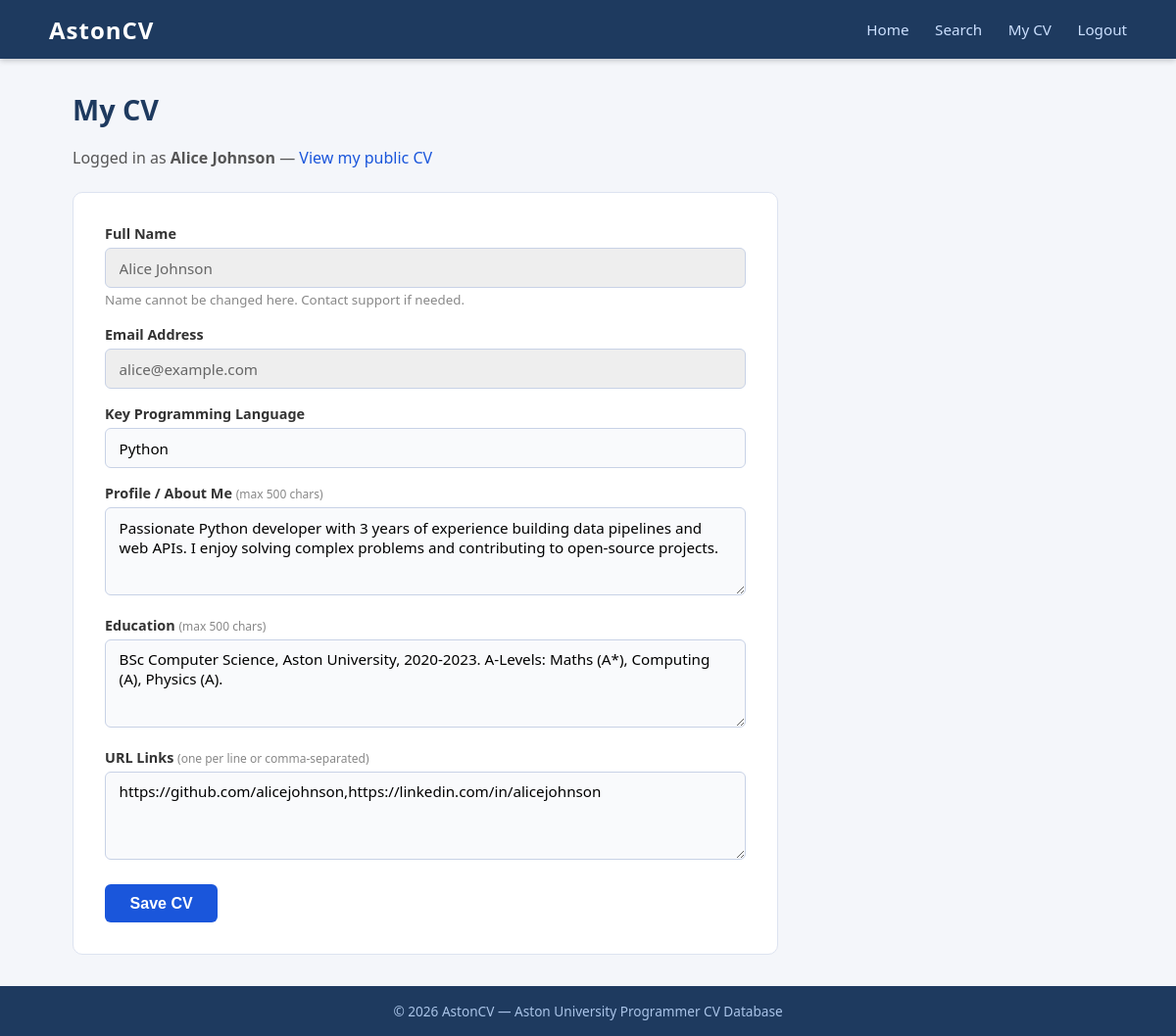
Screenshot of /update_cv.php (signed in) with the database file from the repository.
### tables this page shows
CREATE TABLE `cvs` (
  `id`             bigint(20) UNSIGNED NOT NULL,
  `name`           varchar(100) NOT NULL,
  `email`          varchar(100) NOT NULL,
  `password`       varchar(255) NOT NULL,
  `keyprogramming` varchar(255) DEFAULT NULL,
  `profile`        varchar(500) DEFAULT NULL,
  `education`      varchar(500) DEFAULT NULL,
  `URLlinks`       varchar(500) DEFAULT NULL
);

### includes/auth.php (called while the page is built, shortened)
<?php
function e($string) {
    return htmlspecialchars($string ?? '', ENT_QUOTES, 'UTF-8');
}

### update_cv.php (the view, shortened to what this page needs)
<?php
require_once 'includes/db.php';
require_once 'includes/auth.php';
$userId  = $_SESSION['user_id'];
$stmt = $pdo->prepare("SELECT * FROM cvs WHERE id = ?");
$stmt->execute([$userId]);
$cv = $stmt->fetch();
require_once 'includes/header.php';
?>
<h1>My CV</h1>
<p style="color:#555; margin-bottom:1.5rem;">
    Logged in as <strong><?= e($_SESSION['user_name']) ?></strong> &mdash;
    <a href="view_cv.php?id=<?= (int)$userId ?>">View my public CV</a>
</p>
<div class="form-card wide">
    <form method="POST" action="update_cv.php" novalidate>
        <label>Full Name</label>
        <input type="text" value="<?= e($cv['name']) ?>" disabled style="background:#eee; color:#666;">
        <small style="color:#888;">Name cannot be changed here. Contact support if needed.</small>
        <label>Email Address</label>
        <input type="text" value="<?= e($cv['email']) ?>" disabled style="background:#eee; color:#666;">
        <label for="keyprogramming">Key Programming Language</label>
        <input type="text" id="keyprogramming" name="keyprogramming" maxlength="255"
               placeholder="e.g. Python, JavaScript, Java"
               value="<?= e($cv['keyprogramming'] ?? '') ?>">
        <label for="profile">Profile / About Me <small style="font-weight:normal;color:#888;">(max 500 chars)</small></label>
        <textarea id="profile" name="profile" maxlength="500"
                  placeholder="A short paragraph about yourself and your skills..."><?= e($cv['profile'] ?? '') ?></textarea>
        <label for="education">Education <small style="font-weight:normal;color:#888;">(max 500 chars)</small></label>
        <textarea id="education" name="education" maxlength="500"
                  placeholder="e.g. BSc Computer Science, Aston University, 2022-2025"><?= e($cv['education'] ?? '') ?></textarea>
        <label for="URLlinks">URL Links <small style="font-weight:normal;color:#888;">(one per line or comma-separated)</small></label>
        <textarea id="URLlinks" name="URLlinks" maxlength="500"
                  placeholder="https://github.com/yourname&#10;https://linkedin.com/in/yourname"><?= e($cv['URLlinks'] ?? '') ?></textarea>
        <button type="submit" class="btn">Save CV</button>
    </form>
</div>
<?php require_once 'includes/footer.php'; ?>

### css/style.css (style rules this page uses)
*, *::before, *::after { box-sizing: border-box; margin: 0; padding: 0; }
body { font-family: 'Segoe UI', Arial, sans-serif; font-size: 16px; background: #f4f6fa; color: #222; min-height: 100vh; display: flex; flex-direction: column; }
a { color: #1a56db; text-decoration: none; }
h1 { font-size: 1.8rem; margin-bottom: 1.2rem; color: #1e3a5f; }
.form-card { background: #fff; border: 1px solid #dde3f0; border-radius: 10px; padding: 2rem; max-width: 520px; }
.form-card.wide { max-width: 720px; }
label { display: block; font-size: 0.9rem; font-weight: 600; color: #333; margin-bottom: 0.3rem; margin-top: 1rem; }
label:first-of-type { margin-top: 0; }
input[type="text"], input[type="email"], input[type="password"], textarea { width: 100%; padding: 0.6rem 0.85rem; border: 1px solid #c8d2e6; border-radius: 6px; font-size: 0.95rem; font-family: inherit; background: #f9fafc; transition: border-color 0.2s; }
textarea { resize: vertical; min-height: 90px; }
.btn { display: inline-block; background: #1a56db; color: #fff; padding: 0.65rem 1.6rem; border: none; border-radius: 6px; font-size: 1rem; font-weight: 600; cursor: pointer; margin-top: 1.3rem; transition: background 0.2s; }

### rows the page displays
cvs: name "Alice Johnson", email "alice@example.com", keyprogramming "Python", profile "Passionate Python developer with 3 years of experience building data pipelines and web APIs. I enjoy solving complex problems and contributing to open-source projects.", education "BSc Computer Science, Aston University, 2020-2023. A-Levels: Maths (A*), Computing (A), Physics (A).", URLlinks "https://github.com/alicejohnson,https://linkedin.com/in/alicejohnson"

### other values shown
$_SESSION['user_name'] "Alice Johnson"
